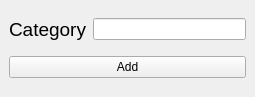
<?xml version="1.0" encoding="UTF-8"?>
<ui version="4.0">
 <class>AddCategory</class>
 <widget class="QMainWindow" name="AddCategory">
  <property name="geometry">
   <rect>
    <x>0</x>
    <y>0</y>
    <width>255</width>
    <height>97</height>
   </rect>
  </property>
  <property name="windowTitle">
   <string>MainWindow</string>
  </property>
  <widget class="QWidget" name="centralwidget">
   <layout class="QGridLayout" name="gridLayout">
    <item row="0" column="0">
     <widget class="QLabel" name="lab">
      <property name="font">
       <font>
        <pointsize>14</pointsize>
       </font>
      </property>
      <property name="text">
       <string>Category</string>
      </property>
     </widget>
    </item>
    <item row="0" column="1">
     <widget class="QLineEdit" name="edit">
      <property name="enabled">
       <bool>true</bool>
      </property>
     </widget>
    </item>
    <item row="1" column="0" colspan="2">
     <widget class="QPushButton" name="btn_add">
      <property name="text">
       <string>Add</string>
      </property>
     </widget>
    </item>
   </layout>
  </widget>
 </widget>
 <resources/>
 <connections/>
</ui>
